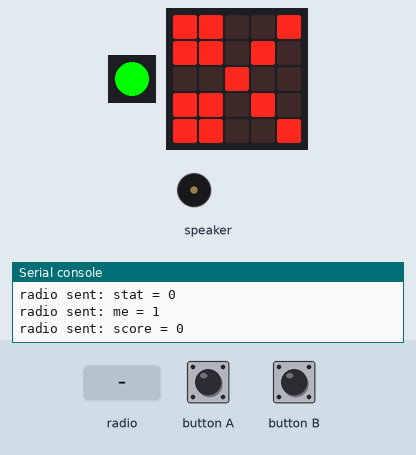
This program was run on a simulated Calliope mini (MakeCode). Parts: 1 RGB LEDs in strip order, left to right, the board's 5×5 LED display, buzzer (waves = sounding), the last lines printed to the serial console. The test bench sets the inputs (shaded band). No radio messages arrive unless stated (any console line starting 'radio sent:' is added by the test bench).

Above: at 1.2 s.
1.3 s: button B pressed for 1 s
At 2.0 s:
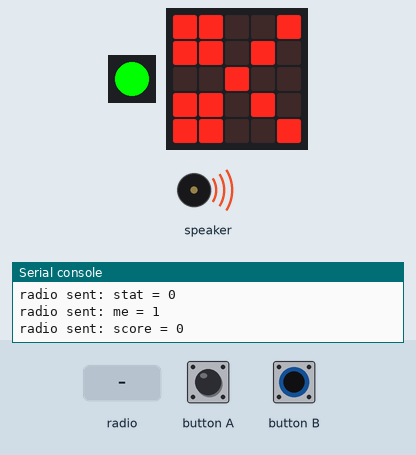
At 2.6 s:
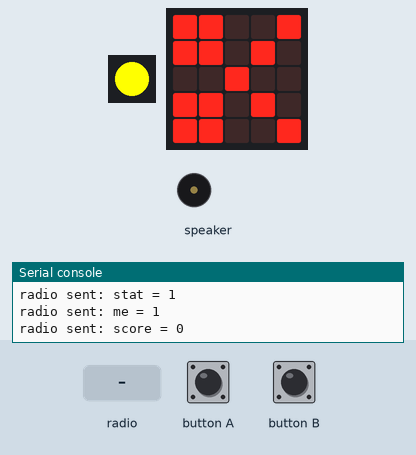
3.8 s: radio message "stat=1" arrives
At 5.3 s:
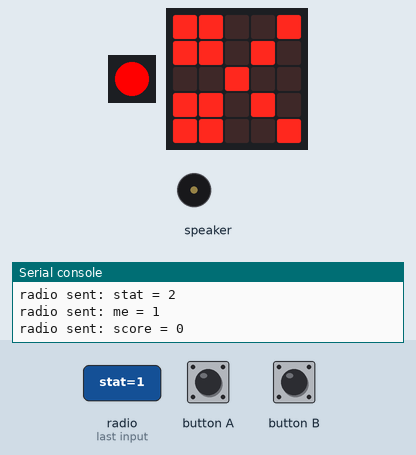
Timing chart, 0 to 6.8 s (numbered marks = the images above; inputs shaded):
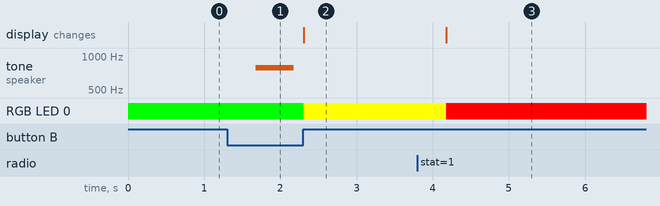

The program:

main.ts
```typescript
function sendeData () {
    radio.sendValue("stat", statm)
    radio.sendValue("me", me)
    radio.sendValue("score", scorem)
}
function ermittleSieger () {
    sieger = 0
    if (me == 1 && you == 3) {
        sieger = 1
    }
    if (me == 2 && you == 1) {
        sieger = 1
    }
    if (me == 3 && you == 2) {
        sieger = 1
    }
}
function zeigeBild (num: number) {
    if (num == 1) {
        basic.showLeds(`
            # # . . #
            # # . # .
            . . # . .
            # # . # .
            # # . . #
            `)
    } else if (num == 2) {
        basic.showLeds(`
            . . . . .
            . # # # .
            . # # # .
            . # # # .
            . . . . .
            `)
    } else {
        basic.showLeds(`
            # # # # #
            # . . . #
            # . . . #
            # . . . #
            # # # # #
            `)
    }
}
function zeigeScore () {
    basic.showString("Stand:")
    basic.pause(500)
    basic.showNumber(scorem)
    basic.pause(1000)
    basic.showString("vs")
    basic.pause(500)
    basic.showNumber(scorey)
    basic.pause(1000)
}
function zeigeStatus () {
    if (statm == 0) {
        basic.setLedColor(0x00ff00)
    } else if (statm == 1) {
        basic.setLedColor(0xffff00)
    } else if (statm == 2) {
        basic.setLedColor(0xff0000)
    } else {
        basic.setLedColor(0x0000ff)
    }
}
radio.onReceivedValue(function (name, value) {
    if (name == "score") {
        scorey = value
    } else if (name == "stat") {
        staty = value
    } else if (name == "me") {
        you = value
    }
})
let sieger = 0
let staty = 0
let statm = 0
let scorey = 0
let scorem = 0
let you = 0
let me = 0
basic.turnRgbLedOff()
radio.setGroup(42)
me = 1
you = 0
scorem = 0
scorey = 0
statm = 0
staty = 0
sieger = 0
basic.forever(function () {
    sendeData()
    zeigeStatus()
    zeigeBild(me)
    if (statm == 0) {
        if (input.buttonIsPressed(Button.A)) {
            me += 1
            if (me > 3) {
                me = 1
            }
        }
        if (input.buttonIsPressed(Button.B)) {
            music.playTone(784, music.beat(BeatFraction.Whole))
            radio.sendValue("me", me)
            basic.pause(100)
            statm = 1
            radio.sendValue("stat", statm)
        }
    }
    zeigeStatus()
    if (statm == 1 && staty > 0) {
        ermittleSieger()
        scorem += sieger
        radio.sendValue("score", scorem)
        basic.pause(100)
        statm = 2
        radio.sendValue("stat", statm)
        basic.pause(100)
    }
    zeigeStatus()
    if (statm == 2 && staty == 2) {
        if (sieger == 1) {
            music.playMelody("G C5 - - - - - - ", 120)
        } else {
            music.playMelody("C C - - - - - - ", 120)
        }
        zeigeScore()
        if (scorem == 3) {
            music.playMelody("C E G C5 G E C - ", 120)
            basic.showIcon(IconNames.Happy)
        }
        if (scorey == 3) {
            music.playMelody("D C D C C C - - ", 120)
            basic.showIcon(IconNames.Sad)
        }
        basic.pause(2000)
        statm = 0
        radio.sendValue("stat", statm)
        basic.pause(500)
    }
})
```

test.ts
```typescript
// Hier kann man Tests durchführen; diese Datei wird nicht kompiliert, wenn dieses Paket als Erweiterung verwendet wird.
```

Measured:
- after the input at 1.3 s, tone on speaker: silent → 784 Hz after 0.38 s, → silent 0.50 s later; RGB LED 0: RGB(0, 255, 0) → RGB(255, 255, 0) after 1.0 s
- after the input at 3.8 s, RGB LED 0: RGB(255, 255, 0) → RGB(255, 0, 0) after 0.38 s
